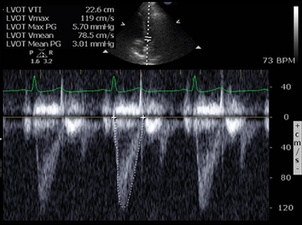
#> input picture imgs/test3.jpg, 302 x 225 px, shrunk from 643 x 478 before the run, given in place of testy2.jpg, which was not available
$ python yscaler.py
#> lines starting #> are read from the running program, lines starting #| are printed output that depends on the picture; after the words box and inside, x2 and y2 are one past the last pixel; in counts of white or black regions, pixels touching at a corner belong together; pictures that were not available may be replaced by others from this repository, and a replacement may not be noted
import cv2
import numpy as np
import matplotlib.pyplot as plt
import numpy as np

image = cv2.imread(r'D:\Docs\ECG\testy2.jpg', cv2.IMREAD_GRAYSCALE)
#> image: shape (225, 302); min 0, max 255, mean 40.6
image2 = cv2.imread(r'D:\Docs\ECG\test1.jpg', cv2.IMREAD_GRAYSCALE)
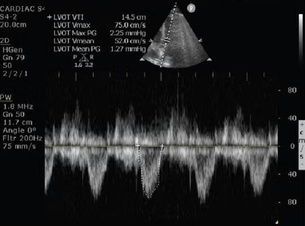
#> input picture imgs/test1.jpg, 305 x 226 px, shrunk from 650 x 480 before the run, found by its file name
#> image2: shape (226, 305); min 0, max 255, mean 30.6
blurred = cv2.GaussianBlur(image, (3, 3), 0)
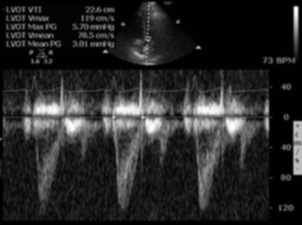
#> blurred: shape (225, 302); min 0, max 254, mean 40.6
edges = cv2.Canny(blurred, 50, 150)
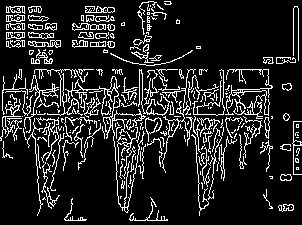
#> edges: shape (225, 302); 13.8% white in thin lines or dots
dilated = cv2.dilate(edges, kernel = np.ones((3,3), np.uint8), iterations=1)
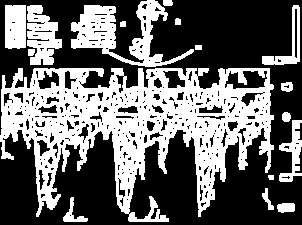
#> dilated: shape (225, 302); 40.6% white; 17 white regions, largest, box (x1, y1, x2, y2) and area: (0, 68, 274, 222) 20167, (71, 0, 194, 67) 3035, (27, 5, 62, 65) 1325

# [4 lines of commented-out code are left out]

y_projection = np.sum(dilated, axis=1)  # Sum along X-axis
#> y_projection = 225 values, max 71400 at index 89, min 0 at index 67, mean 31231.3
##plt.plot(y_projection)
##plt.title("Y-axis Projection Profile")
##plt.show()
cv2.imshow('img2', dilated)

from scipy.signal import find_peaks
# Example: detect tick marks on the X-axis
peaks_y, _ = find_peaks(y_projection, height=100)
#> peaks_y = 43 values from 8 to 219
##print("X tick pixel positions:", peaks_y)

# Measure pixel distances between tick marks
pixel_distances = np.diff(peaks_y)
#> pixel_distances = 42 values, max 12 at index 17, min 2 at index 8, mean 5.02
##print("Estimated pixel distance between ticks:", pixel_distances)
print(f"Estimated pixel distance between ticks:{max(pixel_distances)} pxs")
#| Estimated pixel distance between ticks:12 pxs

##cv2.waitKey(0)
##cv2.destroyAllWindows()
